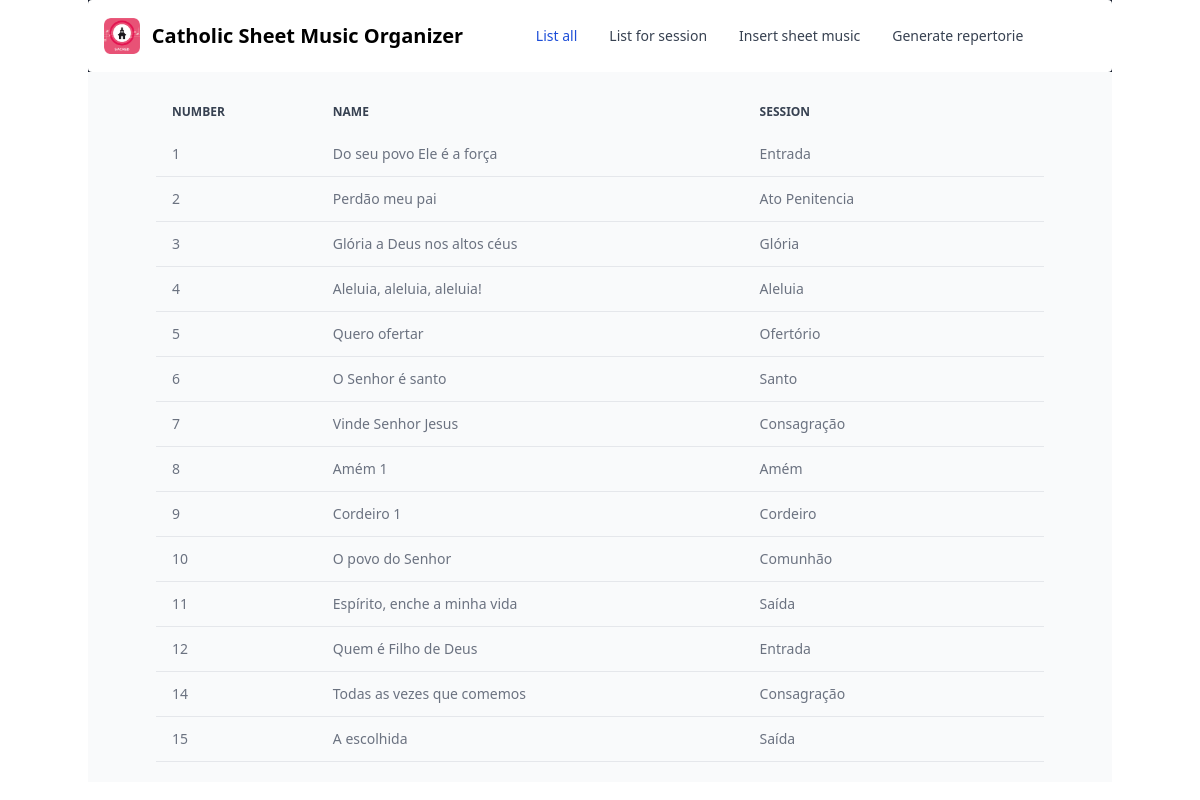
/list, run on an earlier commit of the app's database.
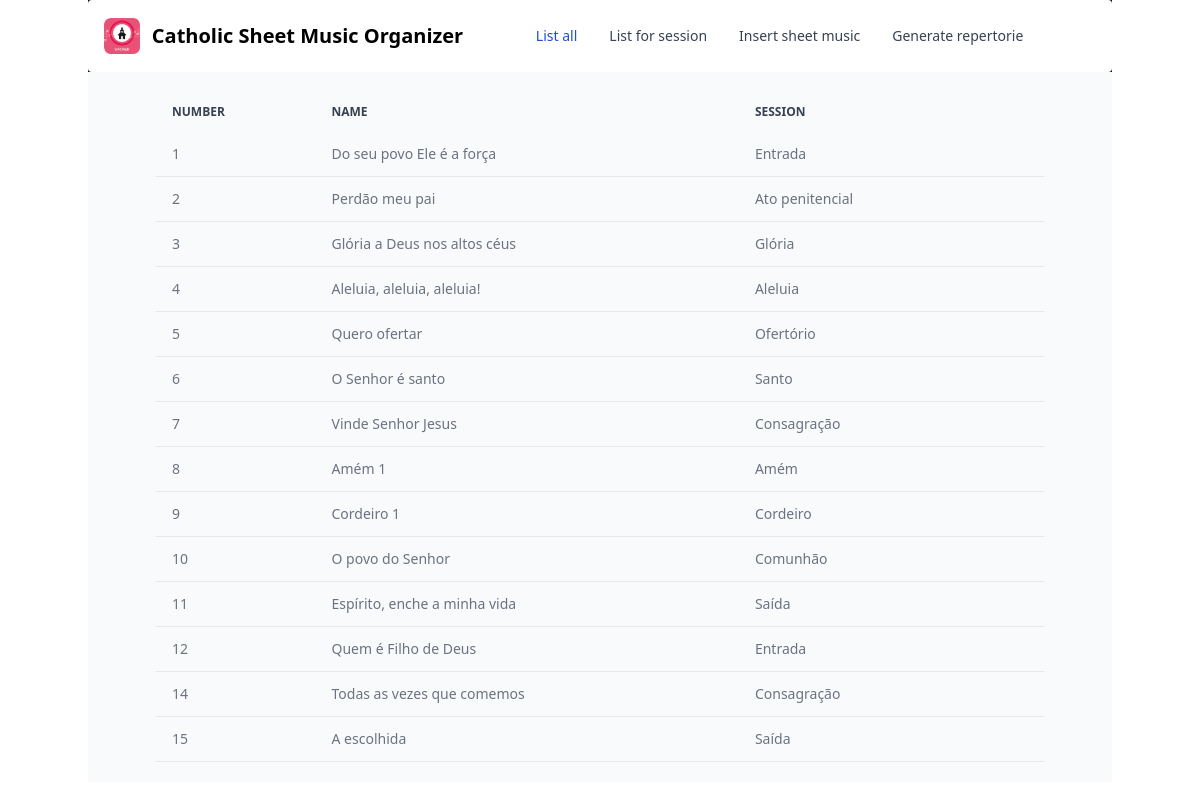
And on a later commit of the database.
### tables this page shows
CREATE TABLE cifras (
    id INTEGER PRIMARY KEY AUTOINCREMENT,
    nome TEXT NOT NULL,
    sessao TEXT NOT NULL,
    cifra TEXT NOT NULL
);

### app.py (the view)
@app.route("/list")
def list():
	sheets = db.execute("SELECT * FROM cifras")
	return render_template("list.html", sheets=sheets)

### templates/list.html
{% extends "layout.html" %} {% block title %} List all {% endblock %} {% block
main %}
<section class="container bg-gray-50 dark:bg-gray-900 p-3 sm:p-5">
  <div class="mx-auto max-w-screen-xl px-4 lg:px-12">
    <div class="overflow-x-auto">
      <table class="w-full text-sm text-left text-gray-500 dark:text-gray-400">
        <thead
          class="text-xs text-gray-700 uppercase bg-gray-50 dark:bg-gray-700 dark:text-gray-400"
        >
          <tr>
            <th scope="col" class="px-4 py-3">Number</th>
            <th scope="col" class="px-4 py-3">Name</th>
            <th scope="col" class="px-4 py-3">Session</th>
          </tr>
        </thead>
        <tbody>
          {% for sheet in sheets %}
          <tr class="border-b dark:border-gray-700">
            <td class="px-4 py-3">{{ sheet['id'] }}</td>
            <td class="px-4 py-3">{{ sheet['nome'] }}</td>
            <td class="px-4 py-3">{{ sheet['sessao'] }}</td>
            <td class="px-4 py-3 flex items-center justify-end"></td>
          </tr>
          {% endfor %}
        </tbody>
      </table>
    </div>
  </div>
</section>
{% endblock %}

### templates/layout.html (shortened to what this page needs)
<!DOCTYPE html>
<html lang="en">
  <head>
    <link
      rel="stylesheet"
      href="{{url_for('static',filename='dist/css/output.css')}}"
    />
  </head>
  <body>
    <div class="container text-center mx-auto items-center bg-gray-900">
      <nav
        class="bg-white border-gray-200 px-2 sm:px-4 py-2.5 rounded dark:bg-gray-900"
      >
        <div
          class="container flex flex-wrap justify-between items-center mx-auto"
        >
          <a href="/" class="flex items-center">
            <img
              src="/static/header_icon.png"
              class="mr-3 h-6 sm:h-9"
              alt="Flowbite Logo"
            />
            <span
              class="self-center text-xl font-semibold whitespace-nowrap dark:text-white"
              >Catholic Sheet Music Organizer</span
            >
          </a>
          <div
            class="hidden justify-between items-center w-full md:flex md:w-auto md:order-1"
            id="navbar-cta"
          >
            <ul
              class="flex flex-col p-4 mt-4 bg-gray-50 rounded-lg border border-gray-100 md:flex-row md:space-x-8 md:mt-0 md:text-sm md:font-medium md:border-0 md:bg-white dark:bg-gray-800 md:dark:bg-gray-900 dark:border-gray-700"
            >
              <li>
                <a
                  href="/list"
                  class="block py-2 pr-4 pl-3 text-white bg-blue-700 rounded md:bg-transparent md:text-blue-700 md:p-0 dark:text-white"
                  aria-current="page"
                  >List all</a
                >
              </li>
              <li>
                <a
                  href="/filtered_list"
                  class="block py-2 pr-4 pl-3 text-gray-700 rounded hover:bg-gray-100 md:hover:bg-transparent md:hover:text-blue-700 md:p-0 md:dark:hover:text-white dark:text-gray-400 dark:hover:bg-gray-700 dark:hover:text-white md:dark:hover:bg-transparent dark:border-gray-700"
                  >List for session</a
                >
              </li>
              <li>
                <a
                  href="/insert"
                  class="block py-2 pr-4 pl-3 text-gray-700 rounded hover:bg-gray-100 md:hover:bg-transparent md:hover:text-blue-700 md:p-0 md:dark:hover:text-white dark:text-gray-400 dark:hover:bg-gray-700 dark:hover:text-white md:dark:hover:bg-transparent dark:border-gray-700"
                  >Insert sheet music</a
                >
              </li>
              <li>
                <a
                  href="/generate"
                  class="block py-2 pr-4 pl-3 text-gray-700 rounded hover:bg-gray-100 md:hover:bg-transparent md:hover:text-blue-700 md:p-0 md:dark:hover:text-white dark:text-gray-400 dark:hover:bg-gray-700 dark:hover:text-white md:dark:hover:bg-transparent dark:border-gray-700"
                  >Generate repertorie</a
                >
              </li>
            </ul>
          </div>
        </div>
      </nav>
      <main>{% block main %}{% endblock %}</main>
    </div>
  </body>
</html>

What changed in the data, as far as the page shows it:
changed cifras "Perdão meu pai": sessao "Ato Penitencia" → "Ato penitencial"
